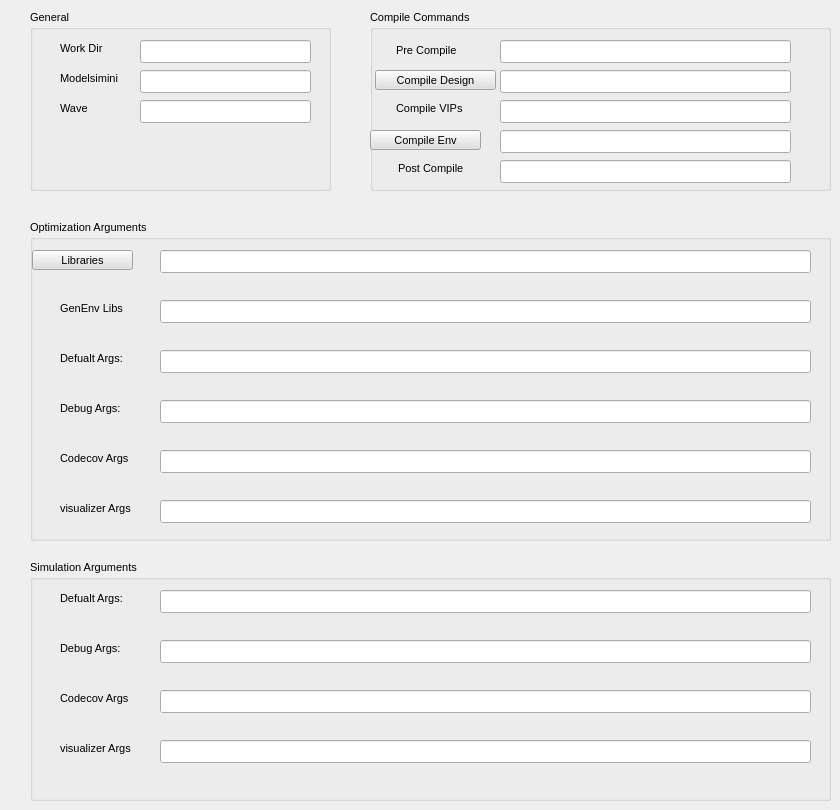
      <widget class="QWidget" name="advance_tab">
       <attribute name="title">
        <string>Advanced</string>
       </attribute>
       <widget class="QGroupBox" name="general_gp_4">
        <property name="geometry">
         <rect>
          <x>30</x>
          <y>10</y>
          <width>301</width>
          <height>181</height>
         </rect>
        </property>
        <property name="font">
         <font>
          <family>Arial</family>
          <pointsize>8</pointsize>
          <weight>50</weight>
          <italic>false</italic>
          <bold>false</bold>
         </font>
        </property>
        <property name="styleSheet">
         <string notr="true"/>
        </property>
        <property name="title">
         <string>General</string>
        </property>
        <widget class="QLineEdit" name="work_dir_line">
         <property name="geometry">
          <rect>
           <x>110</x>
           <y>30</y>
           <width>171</width>
           <height>23</height>
          </rect>
         </property>
         <property name="font">
          <font>
           <family>Arial</family>
           <pointsize>8</pointsize>
           <weight>50</weight>
           <italic>false</italic>
           <bold>false</bold>
          </font>
         </property>
        </widget>
        <widget class="QLabel" name="pre_compile_lable_3">
         <property name="geometry">
          <rect>
           <x>30</x>
           <y>30</y>
           <width>81</width>
           <height>16</height>
          </rect>
         </property>
         <property name="font">
          <font>
           <family>Arial</family>
           <pointsize>8</pointsize>
           <weight>50</weight>
           <italic>false</italic>
           <bold>false</bold>
          </font>
         </property>
         <property name="text">
          <string>Work Dir</string>
         </property>
        </widget>
        <widget class="QLineEdit" name="modelsimini_line">
         <property name="geometry">
          <rect>
           <x>110</x>
           <y>60</y>
           <width>171</width>
           <height>23</height>
          </rect>
         </property>
         <property name="font">
          <font>
           <family>Arial</family>
           <pointsize>8</pointsize>
           <weight>50</weight>
           <italic>false</italic>
           <bold>false</bold>
          </font>
         </property>
        </widget>
        <widget class="QLabel" name="pre_compile_lable_4">
         <property name="geometry">
          <rect>
           <x>30</x>
           <y>60</y>
           <width>81</width>
           <height>16</height>
          </rect>
         </property>
         <property name="font">
          <font>
           <family>Arial</family>
           <pointsize>8</pointsize>
           <weight>50</weight>
           <italic>false</italic>
           <bold>false</bold>
          </font>
         </property>
         <property name="text">
          <string>Modelsimini</string>
         </property>
        </widget>
        <widget class="QLineEdit" name="wave_line">
         <property name="geometry">
          <rect>
           <x>110</x>
           <y>90</y>
           <width>171</width>
           <height>23</height>
          </rect>
         </property>
         <property name="font">
          <font>
           <family>Arial</family>
           <pointsize>8</pointsize>
           <weight>50</weight>
           <italic>false</italic>
           <bold>false</bold>
          </font>
         </property>
        </widget>
        <widget class="QLabel" name="pre_compile_lable_6">
         <property name="geometry">
          <rect>
           <x>30</x>
           <y>90</y>
           <width>81</width>
           <height>16</height>
          </rect>
         </property>
         <property name="font">
          <font>
           <family>Arial</family>
           <pointsize>8</pointsize>
           <weight>50</weight>
           <italic>false</italic>
           <bold>false</bold>
          </font>
         </property>
         <property name="text">
          <string>Wave</string>
         </property>
        </widget>
       </widget>
       <widget class="QGroupBox" name="compile_commanda_gp">
        <property name="geometry">
         <rect>
          <x>370</x>
          <y>10</y>
          <width>461</width>
          <height>181</height>
         </rect>
        </property>
        <property name="font">
         <font>
          <family>Arial</family>
          <pointsize>8</pointsize>
          <weight>50</weight>
          <italic>false</italic>
          <bold>false</bold>
         </font>
        </property>
        <property name="styleSheet">
         <string notr="true"/>
        </property>
        <property name="title">
         <string>Compile Commands</string>
        </property>
        <widget class="QLineEdit" name="pre_compile_line">
         <property name="geometry">
          <rect>
           <x>130</x>
           <y>30</y>
           <width>291</width>
           <height>23</height>
          </rect>
         </property>
         <property name="font">
          <font>
           <family>Arial</family>
           <pointsize>8</pointsize>
           <weight>50</weight>
           <italic>false</italic>
           <bold>false</bold>
          </font>
         </property>
        </widget>
        <widget class="QLabel" name="pre_compile_lable">
         <property name="geometry">
          <rect>
           <x>26</x>
           <y>30</y>
           <width>81</width>
           <height>21</height>
          </rect>
         </property>
         <property name="font">
          <font>
           <family>Arial</family>
           <pointsize>8</pointsize>
           <weight>50</weight>
           <italic>false</italic>
           <bold>false</bold>
          </font>
         </property>
         <property name="text">
          <string>Pre Compile</string>
         </property>
        </widget>
        <widget class="QLineEdit" name="compile_design_line">
         <property name="geometry">
          <rect>
           <x>130</x>
           <y>60</y>
           <width>291</width>
           <height>23</height>
          </rect>
         </property>
         <property name="font">
          <font>
           <family>Arial</family>
           <pointsize>8</pointsize>
           <weight>50</weight>
           <italic>false</italic>
           <bold>false</bold>
          </font>
         </property>
        </widget>
        <widget class="QLineEdit" name="compile_env_line">
         <property name="geometry">
          <rect>
           <x>130</x>
           <y>120</y>
           <width>291</width>
           <height>23</height>
          </rect>
         </property>
         <property name="font">
          <font>
           <family>Arial</family>
           <pointsize>8</pointsize>
           <weight>50</weight>
           <italic>false</italic>
           <bold>false</bold>
          </font>
         </property>
        </widget>
        <widget class="QLineEdit" name="post_compile_line">
         <property name="geometry">
          <rect>
           <x>130</x>
           <y>150</y>
           <width>291</width>
           <height>23</height>
          </rect>
         </property>
         <property name="font">
          <font>
           <family>Arial</family>
           <pointsize>8</pointsize>
           <weight>50</weight>
           <italic>false</italic>
           <bold>false</bold>
          </font>
         </property>
        </widget>
        <widget class="QLabel" name="post_compile_lable">
         <property name="geometry">
          <rect>
           <x>28</x>
           <y>150</y>
           <width>81</width>
           <height>16</height>
          </rect>
         </property>
         <property name="font">
          <font>
           <family>Arial</family>
           <pointsize>8</pointsize>
           <weight>50</weight>
           <italic>false</italic>
           <bold>false</bold>
          </font>
         </property>
         <property name="text">
          <string>Post Compile</string>
         </property>
        </widget>
        <widget class="QLineEdit" name="compile_vips_line">
         <property name="geometry">
          <rect>
           <x>130</x>
           <y>90</y>
           <width>291</width>
           <height>23</height>
          </rect>
         </property>
         <property name="font">
          <font>
           <family>Arial</family>
           <pointsize>8</pointsize>
           <weight>50</weight>
           <italic>false</italic>
           <bold>false</bold>
          </font>
         </property>
        </widget>
        <widget class="QLabel" name="compile_vip_lable">
         <property name="geometry">
          <rect>
           <x>26</x>
           <y>90</y>
           <width>81</width>
           <height>16</height>
          </rect>
         </property>
         <property name="font">
          <font>
           <family>Arial</family>
           <pointsize>8</pointsize>
           <weight>50</weight>
           <italic>false</italic>
           <bold>false</bold>
          </font>
         </property>
         <property name="text">
          <string>Compile VIPs</string>
         </property>
        </widget>
        <widget class="QPushButton" name="compile_design_push_bt">
         <property name="geometry">
          <rect>
           <x>5</x>
           <y>60</y>
           <width>121</width>
           <height>20</height>
          </rect>
         </property>
         <property name="font">
          <font>
           <family>Arial</family>
           <pointsize>8</pointsize>
           <weight>50</weight>
           <italic>false</italic>
           <bold>false</bold>
          </font>
         </property>
         <property name="styleSheet">
          <string notr="true">background-color: rgb(224, 224, 224);
font: 8pt &quot;Arial&quot;;
border-color: rgb(224, 224, 224);</string>
         </property>
         <property name="text">
          <string>Compile Design</string>
         </property>
        </widget>
        <widget class="QPushButton" name="compile_env_push_bt">
         <property name="geometry">
          <rect>
           <x>0</x>
           <y>120</y>
           <width>111</width>
           <height>20</height>
          </rect>
         </property>
         <property name="font">
          <font>
           <family>Arial</family>
           <pointsize>8</pointsize>
           <weight>50</weight>
           <italic>false</italic>
           <bold>false</bold>
          </font>
         </property>
         <property name="styleSheet">
          <string notr="true">background-color: rgb(224, 224, 224);
font: 8pt &quot;Arial&quot;;
border-color: rgb(224, 224, 224);</string>
         </property>
         <property name="text">
          <string>Compile Env</string>
         </property>
        </widget>
       </widget>
       <widget class="QGroupBox" name="opt_args_gp">
        <property name="geometry">
         <rect>
          <x>30</x>
          <y>220</y>
          <width>801</width>
          <height>321</height>
         </rect>
        </property>
        <property name="font">
         <font>
          <family>Arial</family>
          <pointsize>8</pointsize>
          <weight>50</weight>
          <italic>false</italic>
          <bold>false</bold>
         </font>
        </property>
        <property name="styleSheet">
         <string notr="true"/>
        </property>
        <property name="title">
         <string>Optimization Arguments</string>
        </property>
        <widget class="QLineEdit" name="opt_libs_line">
         <property name="geometry">
          <rect>
           <x>130</x>
           <y>30</y>
           <width>651</width>
           <height>23</height>
          </rect>
         </property>
         <property name="font">
          <font>
           <family>Arial</family>
           <pointsize>8</pointsize>
           <weight>50</weight>
           <italic>false</italic>
           <bold>false</bold>
          </font>
         </property>
        </widget>
        <widget class="QLabel" name="opt_defualt_lable">
         <property name="geometry">
          <rect>
           <x>30</x>
           <y>130</y>
           <width>91</width>
           <height>16</height>
          </rect>
         </property>
         <property name="font">
          <font>
           <family>Arial</family>
           <pointsize>8</pointsize>
           <weight>50</weight>
           <italic>false</italic>
           <bold>false</bold>
          </font>
         </property>
         <property name="text">
          <string>Defualt Args:</string>
         </property>
        </widget>
        <widget class="QLabel" name="opt_debug_lable">
         <property name="geometry">
          <rect>
           <x>30</x>
           <y>180</y>
           <width>81</width>
           <height>16</height>
          </rect>
         </property>
         <property name="font">
          <font>
           <family>Arial</family>
           <pointsize>8</pointsize>
           <weight>50</weight>
           <italic>false</italic>
           <bold>false</bold>
          </font>
         </property>
         <property name="text">
          <string>Debug Args:</string>
         </property>
        </widget>
        <widget class="QLabel" name="label_11">
         <property name="geometry">
          <rect>
           <x>30</x>
           <y>230</y>
           <width>121</width>
           <height>16</height>
          </rect>
         </property>
         <property name="font">
          <font>
           <family>Arial</family>
           <pointsize>8</pointsize>
           <weight>50</weight>
           <italic>false</italic>
           <bold>false</bold>
          </font>
         </property>
         <property name="text">
          <string>Codecov Args</string>
         </property>
        </widget>
        <widget class="QLineEdit" name="opt_defualt_line">
         <property name="geometry">
          <rect>
           <x>130</x>
           <y>130</y>
           <width>651</width>
           <height>23</height>
          </rect>
         </property>
         <property name="font">
          <font>
           <family>Arial</family>
           <pointsize>8</pointsize>
           <weight>50</weight>
           <italic>false</italic>
           <bold>false</bold>
          </font>
         </property>
        </widget>
        <widget class="QLineEdit" name="opt_debug_line">
         <property name="geometry">
          <rect>
           <x>130</x>
           <y>180</y>
           <width>651</width>
           <height>23</height>
          </rect>
         </property>
         <property name="font">
          <font>
           <family>Arial</family>
           <pointsize>8</pointsize>
           <weight>50</weight>
           <italic>false</italic>
           <bold>false</bold>
          </font>
         </property>
        </widget>
        <widget class="QLineEdit" name="opt_codecov_line">
         <property name="geometry">
          <rect>
           <x>130</x>
           <y>230</y>
           <width>651</width>
           <height>23</height>
          </rect>
         </property>
         <property name="font">
          <font>
           <family>Arial</family>
           <pointsize>8</pointsize>
           <weight>50</weight>
           <italic>false</italic>
           <bold>false</bold>
          </font>
         </property>
        </widget>
        <widget class="QLabel" name="opt_visualizer_lable">
         <property name="geometry">
          <rect>
           <x>30</x>
           <y>280</y>
           <width>121</width>
           <height>16</height>
          </rect>
         </property>
         <property name="font">
          <font>
           <family>Arial</family>
           <pointsize>8</pointsize>
           <weight>50</weight>
           <italic>false</italic>
           <bold>false</bold>
          </font>
         </property>
         <property name="text">
          <string>visualizer Args</string>
         </property>
        </widget>
        <widget class="QLineEdit" name="opt_visualizer_line">
         <property name="geometry">
          <rect>
           <x>130</x>
           <y>280</y>
           <width>651</width>
           <height>23</height>
          </rect>
         </property>
         <property name="font">
          <font>
           <family>Arial</family>
           <pointsize>8</pointsize>
           <weight>50</weight>
           <italic>false</italic>
           <bold>false</bold>
          </font>
         </property>
         <property name="text">
          <string/>
         </property>
        </widget>
        <widget class="QPushButton" name="libraries_push_bt">
         <property name="geometry">
          <rect>
           <x>2</x>
           <y>30</y>
           <width>101</width>
           <height>20</height>
          </rect>
         </property>
         <property name="styleSheet">
          <string notr="true">background-color: rgb(224, 224, 224);
font: 8pt &quot;Arial&quot;;
border-color: rgb(224, 224, 224);</string>
         </property>
         <property name="text">
          <string>Libraries</string>
         </property>
        </widget>
        <widget class="QLineEdit" name="opt_genenv_line">
         <property name="geometry">
          <rect>
           <x>130</x>
           <y>80</y>
           <width>651</width>
           <height>23</height>
          </rect>
         </property>
         <property name="font">
          <font>
           <family>Arial</family>
           <pointsize>8</pointsize>
           <weight>50</weight>
           <italic>false</italic>
           <bold>false</bold>
          </font>
         </property>
        </widget>
        <widget class="QLabel" name="opt_gen_env_lable">
         <property name="geometry">
          <rect>
           <x>30</x>
           <y>80</y>
           <width>91</width>
           <height>16</height>
          </rect>
         </property>
         <property name="font">
          <font>
           <family>Arial</family>
           <pointsize>8</pointsize>
           <weight>50</weight>
           <italic>false</italic>
           <bold>false</bold>
          </font>
         </property>
         <property name="text">
          <string>GenEnv Libs</string>
         </property>
        </widget>
       </widget>
       <widget class="QGroupBox" name="sim_args_gp">
        <property name="geometry">
         <rect>
          <x>30</x>
          <y>560</y>
          <width>801</width>
          <height>241</height>
         </rect>
        </property>
        <property name="font">
         <font>
          <family>Arial</family>
          <pointsize>8</pointsize>
          <weight>50</weight>
          <italic>false</italic>
          <bold>false</bold>
         </font>
        </property>
        <property name="styleSheet">
         <string notr="true"/>
        </property>
        <property name="title">
         <string>Simulation Arguments</string>
        </property>
        <widget class="QLineEdit" name="vsim_defualt_line">
         <property name="geometry">
          <rect>
           <x>130</x>
           <y>30</y>
           <width>651</width>
           <height>23</height>
          </rect>
         </property>
         <property name="font">
          <font>
           <family>Arial</family>
           <pointsize>8</pointsize>
           <weight>50</weight>
           <italic>false</italic>
           <bold>false</bold>
          </font>
         </property>
        </widget>
        <widget class="QLabel" name="vsim_defualt_lable">
         <property name="geometry">
          <rect>
           <x>30</x>
           <y>30</y>
           <width>81</width>
           <height>16</height>
          </rect>
         </property>
         <property name="font">
          <font>
           <family>Arial</family>
           <pointsize>8</pointsize>
           <weight>50</weight>
           <italic>false</italic>
           <bold>false</bold>
          </font>
         </property>
         <property name="text">
          <string>Defualt Args:</string>
         </property>
        </widget>
        <widget class="QLabel" name="vsim_debug_lable">
         <property name="geometry">
          <rect>
           <x>30</x>
           <y>80</y>
           <width>91</width>
           <height>16</height>
          </rect>
         </property>
         <property name="font">
          <font>
           <family>Arial</family>
           <pointsize>8</pointsize>
           <weight>50</weight>
           <italic>false</italic>
           <bold>false</bold>
          </font>
         </property>
         <property name="text">
          <string>Debug Args:</string>
         </property>
        </widget>
        <widget class="QLabel" name="vsim_codecov_lable">
         <property name="geometry">
          <rect>
           <x>30</x>
           <y>130</y>
           <width>81</width>
           <height>16</height>
          </rect>
         </property>
         <property name="font">
          <font>
           <family>Arial</family>
           <pointsize>8</pointsize>
           <weight>50</weight>
           <italic>false</italic>
           <bold>false</bold>
          </font>
         </property>
         <property name="text">
          <string>Codecov Args</string>
         </property>
        </widget>
        <widget class="QLineEdit" name="vsim_debug_line">
         <property name="geometry">
          <rect>
           <x>130</x>
           <y>80</y>
           <width>651</width>
           <height>23</height>
          </rect>
         </property>
         <property name="font">
          <font>
           <family>Arial</family>
           <pointsize>8</pointsize>
           <weight>50</weight>
           <italic>false</italic>
           <bold>false</bold>
          </font>
         </property>
        </widget>
        <widget class="QLineEdit" name="vsim_codecov_line">
         <property name="geometry">
          <rect>
           <x>130</x>
           <y>130</y>
           <width>651</width>
           <height>23</height>
          </rect>
         </property>
         <property name="font">
          <font>
           <family>Arial</family>
           <pointsize>8</pointsize>
           <weight>50</weight>
           <italic>false</italic>
           <bold>false</bold>
          </font>
         </property>
        </widget>
        <widget class="QLabel" name="vsim_visualizer_lable">
         <property name="geometry">
          <rect>
           <x>30</x>
           <y>180</y>
           <width>121</width>
           <height>16</height>
          </rect>
         </property>
         <property name="font">
          <font>
           <family>Arial</family>
           <pointsize>8</pointsize>
           <weight>50</weight>
           <italic>false</italic>
           <bold>false</bold>
          </font>
         </property>
         <property name="text">
          <string>visualizer Args</string>
         </property>
        </widget>
        <widget class="QLineEdit" name="vsim_visualizer_line">
         <property name="geometry">
          <rect>
           <x>130</x>
           <y>180</y>
           <width>651</width>
           <height>23</height>
          </rect>
         </property>
         <property name="font">
          <font>
           <family>Arial</family>
           <pointsize>8</pointsize>
           <weight>50</weight>
           <italic>false</italic>
           <bold>false</bold>
          </font>
         </property>
         <property name="text">
          <string/>
         </property>
        </widget>
       </widget>
      </widget>
